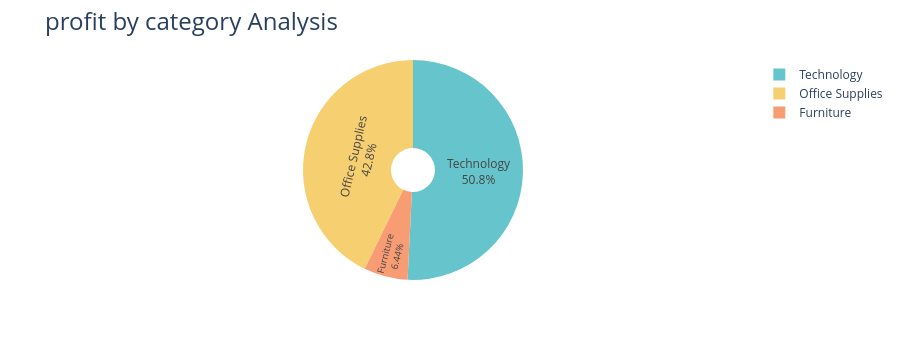

The code cell stored with this chart in its notebook:
### Code cell
fig = px.pie(profit_by_category,values = 'Profit', names = 'Category',hole = 0.2, 
             color_discrete_sequence = px.colors.qualitative.Pastel)

fig.update_traces(textposition = "inside",textinfo = 'percent+label')
fig.update_layout(title_text  ='profit by category Analysis',title_font=dict(size = 24))
fig.show()

### Figure 1 — Plotly figure (JSON) as saved in the notebook; plotly's stock layout.template omitted (floating-point values rounded to 4 significant figures)
{"data": [{"domain": {"x": [0, 1], "y": [0, 1]}, "hole": 0.2, "hovertemplate": "Category=%{label}<br>Profit=%{value}<extra></extra>", "labels": ["Furniture", "Office Supplies", "Technology"], "legendgroup": "", "name": "", "showlegend": true, "textinfo": "percent+label", "textposition": "inside", "type": "pie", "values": [18450.0, 122500.0, 145500.0]}], "layout": {"autosize": true, "height": 360, "legend": {"tracegroupgap": 0}, "margin": {"t": 60}, "piecolorway": ["rgb(102, 197, 204)", "rgb(246, 207, 113)", "rgb(248, 156, 116)", "rgb(220, 176, 242)", "rgb(135, 197, 95)", "rgb(158, 185, 243)", "rgb(254, 136, 177)", "rgb(201, 219, 116)", "rgb(139, 224, 164)", "rgb(180, 151, 231)", "rgb(179, 179, 179)"], "title": {"font": {"size": 24}, "text": "profit by category Analysis"}}}
